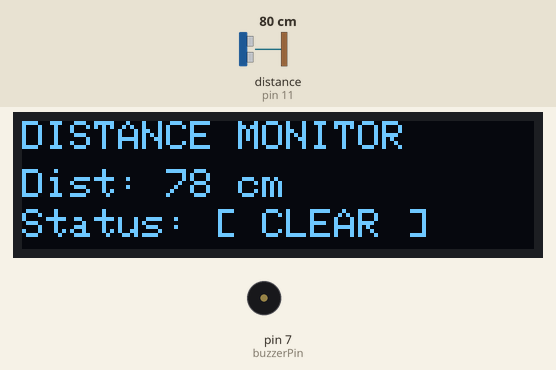
Bench run of a sketch on a simulated Arduino Uno, built with avr-gcc and run on an emulated ATmega328P. Parts: 128×32 one-colour display, buzzer (waves = sounding). Wiring (inferred from the names in the program): ultrasonic range finder: trigger pin 10; echo pin 11. The inputs (shaded band) are chosen by the test bench; at power-on: distance to the obstacle (sensor on pin 11) 80 cm. The echo pulse lasts 58.3 µs per cm; what the sketch prints to the serial monitor is not drawn.

Above: at 2.2 s.
2.3 s: distance to the obstacle (sensor on pin 11) set to 34 cm
At 3.1 s:
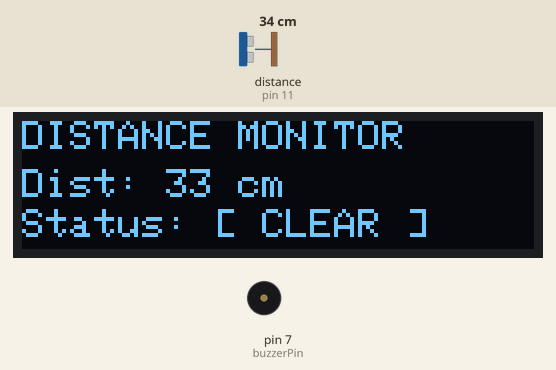
3.9 s: distance to the obstacle (sensor on pin 11) set to 27 cm
At 4.17 s:
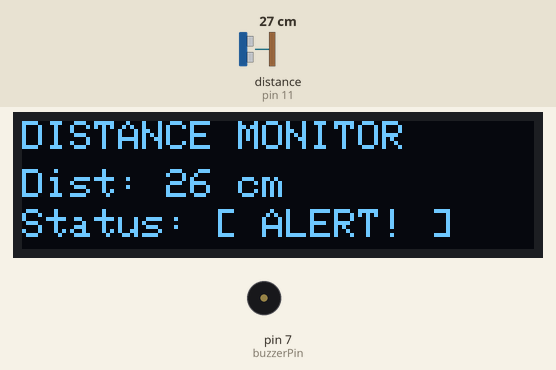
5.7 s: distance to the obstacle (sensor on pin 11) set to 4 cm
At 6.6 s:
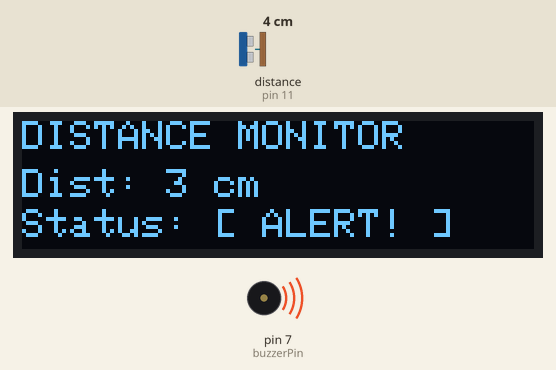
Timing chart, 0 to 13.2 s (numbered marks = the images above; inputs shaded):
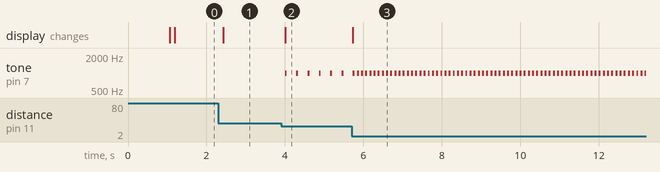

The sketch:

ultrasonic_with_buzzer_OLEDI2C.ino
```cpp
#include <SPI.h>
#include <Wire.h>
#include <Adafruit_GFX.h>
#include <Adafruit_SSD1306.h>

// OLED Display Configuration
#define SCREEN_WIDTH 128
#define SCREEN_HEIGHT 32
#define OLED_RESET    -1
#define SCREEN_ADDRESS 0x3C

// Create OLED object
Adafruit_SSD1306 display(SCREEN_WIDTH, SCREEN_HEIGHT, &Wire, OLED_RESET);

// Pin definitions
const int trigPin = 10;
const int echoPin = 11;
const int buzzerPin = 7;

// Threshold for detection in centimeters
const int thresholdDistance = 30; // Buzzer sounds if object is closer than 30 cm

long duration;
int distance;

void setup() {
  Serial.begin(9600); // For monitoring distance in Serial Monitor

  // Pin modes
  pinMode(trigPin, OUTPUT);
  pinMode(echoPin, INPUT);
  pinMode(buzzerPin, OUTPUT);

  // Initialize OLED display
  if (!display.begin(SSD1306_SWITCHCAPVCC, SCREEN_ADDRESS)) {
    Serial.println(F("SSD1306 allocation failed"));
    for (;;); // Halt execution if screen isn't found
  }

  // Clear buffer and setup initial text styling
  display.clearDisplay();
  display.setTextColor(SSD1306_WHITE);
  display.setTextSize(1);

  // Startup Screen
  display.setCursor(0, 10);
  display.println(F("Ultrasonic Ready..."));
  display.display();
  delay(1000);
}

void loop() {
  // Clear the trigPin
  digitalWrite(trigPin, LOW);
  delayMicroseconds(2);

  // Send a 10-microsecond HIGH pulse to trigger ultrasonic soundwave
  digitalWrite(trigPin, HIGH);
  delayMicroseconds(10);
  digitalWrite(trigPin, LOW);

  // Read travel time in microseconds
  duration = pulseIn(echoPin, HIGH);

  // Calculate distance in centimeters (speed of sound is 0.034 cm/us)
  distance = duration * 0.034 / 2;

  // Print distance to Serial Monitor
  Serial.print("Distance: ");
  Serial.print(distance);
  Serial.println(" cm");

  // --- OLED Display Rendering ---
  display.clearDisplay(); // Wipe previous frame

  // Line 1: Header
  display.setCursor(0, 0);
  display.println(F("DISTANCE MONITOR"));

  // Line 2: Distance Value
  display.setCursor(0, 12);
  display.print(F("Dist: "));
  if (distance > 0 && distance < 400) {
    display.print(distance);
    display.print(F(" cm"));
  } else {
    display.print(F("Out of Range"));
  }

  // Line 3: System Status Indicator
  display.setCursor(0, 22);
  if (distance > 0 && distance <= thresholdDistance) {
    display.print(F("Status: [ ALERT! ]"));
  } else {
    display.print(F("Status: [ CLEAR ]"));
  }

  display.display(); // Push frame buffer to OLED

  // --- Buzzer Control ---
  if (distance > 0 && distance <= thresholdDistance) {
    // Crisp beep tone
    tone(buzzerPin, 1000); // 1 kHz tone
    delay(50);             // Brief tone duration
    noTone(buzzerPin);

    // Pause decreases as object gets closer (closer = faster beep rate)
    int delayTime = map(distance, 2, thresholdDistance, 30, 250);
    delay(delayTime);
  } else {
    noTone(buzzerPin); // Turn off buzzer when clear
    delay(100);        // Brief pause before next measurement
  }
}
```

Measured:
- the behaviour switches between 32 and 31 cm on distance to the obstacle (sensor on pin 11) (found by bisection; images 1 and 2)
- after the input at 2.3 s, the display: changes after 0.13 s (image 1)
- after the input at 3.9 s, tone on pin 7 (buzzerPin): alternates 1000 Hz for 0.05 s and silent for 0.24 s, starting after 0.10 s; the display: changes after 0.10 s (image 2)
- after the input at 5.7 s, tone on pin 7 (buzzerPin): alternates 1000 Hz for 0.05 s and silent for 0.06 s, starting after 0.14 s; the display: changes at once (image 3)
